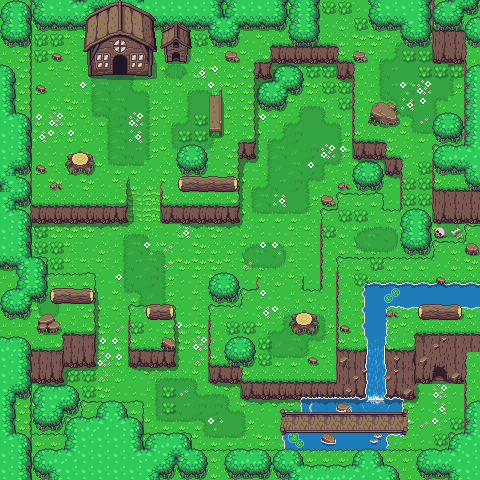

A level layout from a 2D game, rendered from its tile map. Below: a short description, then the map file with tile-grid data replaced by summaries:
An orthogonal 30x30 tile map with 16x16 px tiles, 7 tile layers (Ground, Hilly terrain, Hilly Terrain (2nd tier), Decorations, ...), 2 tilesets and 82 objects.

<map version="1.10" tiledversion="1.11.2" orientation="orthogonal" renderorder="right-down" width="30" height="30" tilewidth="16" tileheight="16" infinite="0" nextlayerid="14" nextobjectid="148">
 <editorsettings>
  <export target="MainMap.lua" format="lua" />
 </editorsettings>
 <tileset firstgid="1" name="test-tiles" tilewidth="16" tileheight="16" tilecount="1440" columns="40">
  <image source="gfx/Overworld.png" width="640" height="576" />
  <tile id="40">
   <animation>
    <frame tileid="40" duration="200" />
    <frame tileid="41" duration="200" />
    <frame tileid="42" duration="200" />
    <frame tileid="43" duration="200" />
    <frame tileid="80" duration="200" />
    <frame tileid="81" duration="200" />
    <frame tileid="82" duration="200" />
    <frame tileid="83" duration="200" />
   </animation>
  </tile>
  <tile id="258">
   <animation>
    <frame tileid="258" duration="200" />
    <frame tileid="259" duration="200" />
    <frame tileid="260" duration="200" />
   </animation>
  </tile>
  <tile id="298">
   <animation>
    <frame tileid="298" duration="200" />
    <frame tileid="299" duration="200" />
    <frame tileid="300" duration="200" />
   </animation>
  </tile>
  <tile id="338">
   <animation>
    <frame tileid="338" duration="200" />
    <frame tileid="339" duration="200" />
    <frame tileid="340" duration="200" />
   </animation>
  </tile>
  <tile id="377">
   <animation>
    <frame tileid="377" duration="200" />
    <frame tileid="417" duration="200" />
    <frame tileid="458" duration="200" />
   </animation>
  </tile>
  <tile id="378">
   <animation>
    <frame tileid="378" duration="200" />
    <frame tileid="418" duration="200" />
    <frame tileid="459" duration="200" />
   </animation>
  </tile>
  <tile id="379">
   <animation>
    <frame tileid="379" duration="200" />
    <frame tileid="419" duration="200" />
    <frame tileid="460" duration="200" />
   </animation>
  </tile>
 </tileset>
 <tileset firstgid="1441" name="Objects" tilewidth="16" tileheight="16" tilecount="660" columns="33">
  <image source="gfx/objects.png" width="528" height="320" />
 </tileset>
 <layer id="1" name="Ground" width="30" height="30">
  <data>[900 cells, 890 non-empty, 38 distinct tile ids]</data>
 </layer>
 <layer id="2" name="Hilly terrain" width="30" height="30">
  <data>[900 cells, 663 non-empty, 85 distinct tile ids]</data>
 </layer>
 <layer id="4" name="Hilly Terrain (2nd tier)" width="30" height="30">
  <data>[900 cells, 33 non-empty, 14 distinct tile ids]</data>
 </layer>
 <layer id="3" name="Decorations" width="30" height="30">
  <data>[900 cells, 382 non-empty, 51 distinct tile ids]</data>
 </layer>
 <layer id="11" name="Waterfall" width="30" height="30">
  <data>[900 cells, 8 non-empty, 7 distinct tile ids]</data>
 </layer>
 <layer id="8" name="Shadow" width="30" height="30">
  <data>[900 cells, 65 non-empty, 7 distinct tile ids]</data>
 </layer>
 <layer id="9" name="Structures" width="30" height="30">
  <data>[900 cells, 62 non-empty, 44 distinct tile ids]</data>
 </layer>
 <objectgroup id="12" name="Portals">
  <object id="145" x="432" y="363" width="16" height="23">
   <properties>
    <property name="spawn_x" type="int" value="80" />
    <property name="spawn_y" type="int" value="383" />
    <property name="target_map" value="cavern" />
   </properties>
  </object>
 </objectgroup>
 <objectgroup id="10" name="Collisions">
  <properties>
   <property name="collidable" type="bool" value="true" />
  </properties>
  <object id="17" x="32" y="0" width="288" height="32" />
  <object id="18" x="208" y="32" width="32" height="16" />
  <object id="20" x="288" y="32" width="32" height="16" />
  <object id="21" x="368" y="0" width="64" height="32" />
  <object id="22" x="400" y="32" width="32" height="16" />
  <object id="23" x="432" y="0" width="48" height="64" />
  <object id="24" x="464" y="64" width="16" height="160" />
  <object id="25" x="432" y="112" width="32" height="112" />
  <object id="26" x="400" y="208" width="32" height="48" />
  <object id="29" x="32" y="205" width="95.9899" height="19" />
  <object id="30" x="160" y="205.25" width="80" height="18.75" />
  <object id="31" x="64" y="148.818" width="32" height="27.1818" />
  <object id="32" x="176" y="176" width="64" height="16" />
  <object id="33" x="176" y="144" width="32" height="32" />
  <object id="34" x="208" y="96" width="16" height="40.4375" />
  <object id="35" x="16" y="0" width="16" height="256" />
  <object id="36" x="16" y="256" width="32" height="48" />
  <object id="53" x="48" y="272" width="48" height="64" />
  <object id="54" x="64" y="336" width="32" height="32" />
  <object id="55" x="32" y="352" width="32" height="32" />
  <object id="56" x="16" y="336" width="48" height="16" />
  <object id="57" x="16" y="352" width="16" height="128" />
  <object id="58" x="32" y="384" width="48" height="32" />
  <object id="59" x="80" y="400" width="64" height="16" />
  <object id="60" x="32" y="432" width="160" height="16" />
  <object id="61" x="64" y="416" width="80" height="16" />
  <object id="63" x="192" y="448" width="256" height="16" />
  <object id="64" x="448" y="432" width="16" height="32" />
  <object id="65" x="464" y="352" width="16" height="112" />
  <object id="66" x="128" y="304" width="48" height="64" />
  <object id="67" x="208.067" y="304" width="1" height="64" />
  <object id="68" x="208.094" y="365.375" width="33.7244" height="18.625" />
  <object id="71" x="240" y="381.625" width="176" height="18.375" />
  <object id="74" x="336" y="352" width="80" height="32" />
  <object id="75" x="416" y="336" width="48" height="48" />
  <object id="76" x="464" y="336" width="16" height="16" />
  <object id="86" x="208.041" y="272" width="31.9594" height="32" />
  <object id="87" x="208.07" y="304.545" width="31.9297" height="1" />
  <object id="88" x="240" y="288" width="0.909091" height="16" />
  <object id="89" x="240" y="288" width="17.875" height="1.18182" />
  <object id="90" x="257" y="272" width="0.909091" height="16" />
  <object id="91" x="302.364" y="272" width="0.636364" height="16" />
  <object id="92" x="302.364" y="288" width="18.7195" height="1.18182" />
  <object id="93" x="320" y="208" width="1.09091" height="80" />
  <object id="97" x="320" y="208" width="17.3636" height="1" />
  <object id="98" x="336" y="192" width="1.36364" height="16" />
  <object id="99" x="336.377" y="191.999" width="48" height="1" />
  <object id="100" x="382.727" y="192.364" width="1" height="18" />
  <object id="101" x="382.733" y="209.636" width="17.8125" height="1" />
  <object id="102" x="352" y="160" width="32" height="32" />
  <object id="103" x="256" y="80" width="32" height="32" />
  <object id="104" x="272" y="64" width="32" height="16" />
  <object id="105" x="288" y="80" width="16" height="16" />
  <object id="106" x="239" y="144" width="1" height="64" />
  <object id="108" x="240" y="144" width="16" height="16" />
  <object id="109" x="239.13" y="142.946" width="16.9565" height="1" />
  <object id="110" x="255.011" y="64" width="1" height="79.75" />
  <object id="111" x="256" y="64" width="16" height="16" />
  <object id="115" x="272" y="48" width="64" height="16" />
  <object id="116" x="336" y="64" width="16" height="16" />
  <object id="117" x="352" y="64" width="1" height="80" />
  <object id="118" x="352" y="144" width="32" height="16" />
  <object id="119" x="126.999" y="176.125" width="1" height="32" />
  <object id="120" x="160" y="176" width="1" height="32" />
  <object id="121" x="384" y="160" width="16" height="48" />
  <object id="125" x="0" y="-16" width="496" height="16" />
  <object id="126" x="480" y="0" width="16" height="496" />
  <object id="127" x="0" y="480" width="480" height="16" />
  </objectgroup>
</map>
<!-- 13 of 82 objects omitted -->
